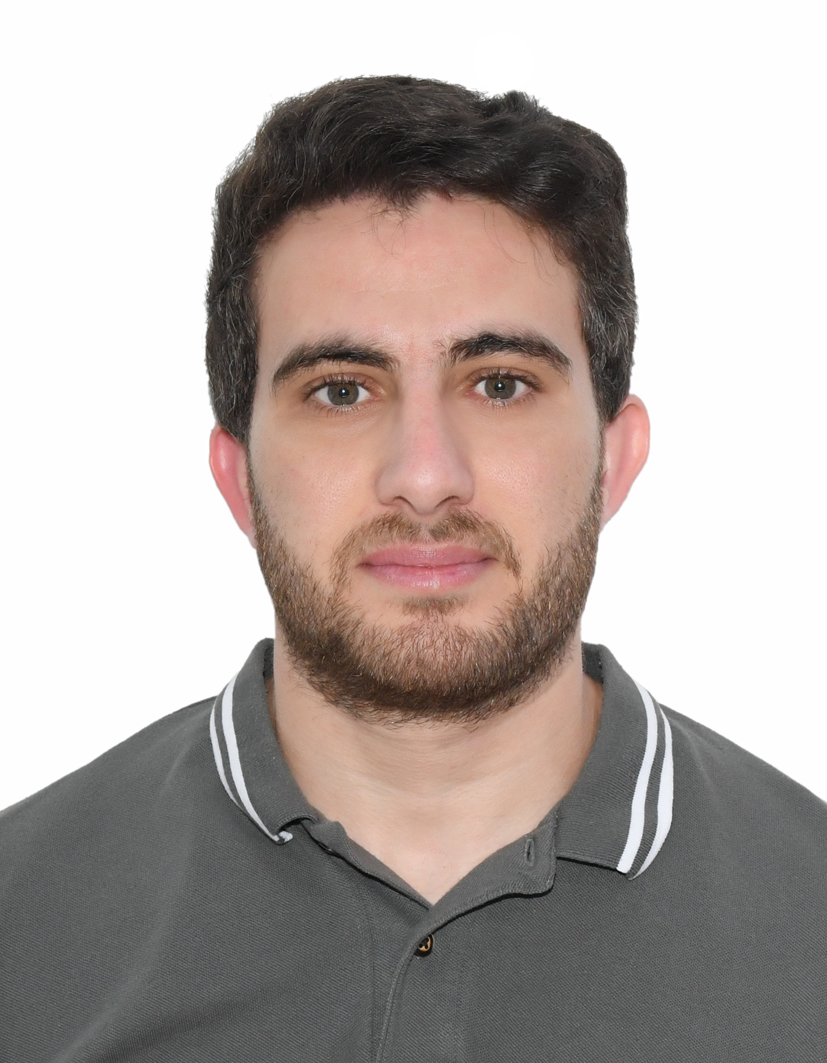
#> input picture DSC_7238.jpg, 827 x 1063 px, found by its file name
$ python img_edit.py
#> lines starting #> are read from the running program, lines starting #| are printed output that depends on the picture
from PIL import Image
import os

# Set the path to the image
input_path = r'C:\Projects\eDataPlayground\eDataPlayground\DSC_7238.jpg'  # Ensure this path is correct

# Print the path to verify
print(f'Checking file at: {input_path}')

# Check if the file exists
if not os.path.exists(input_path):
    print(f'File not found: {input_path}')
else:
    # Set the output path to save the resized image in the same directory with a new name
    output_path = r'C:\Projects\eDataPlayground\eDataPlayground\DSC_2024_resized.jpg'

    try:
        # Open the image
        img = Image.open(input_path)
#> img is the input picture: PIL image 827x1063 RGB; mean R, G, B 179.3, 169.4, 165.2

        # Resize and crop to a 600x600 square
        width, height = img.size
#> width = 827; height = 1063
        min_dim = min(width, height)
#> min_dim = 827

        # Calculate cropping box to get a centered square
        left = (width - min_dim) / 2
#> left = 0
        top = (height - min_dim) / 2
#> top = 118
        right = (width + min_dim) / 2
#> right = 827
        bottom = (height + min_dim) / 2
#> bottom = 945
        img_cropped = img.crop((left, top, right, bottom))
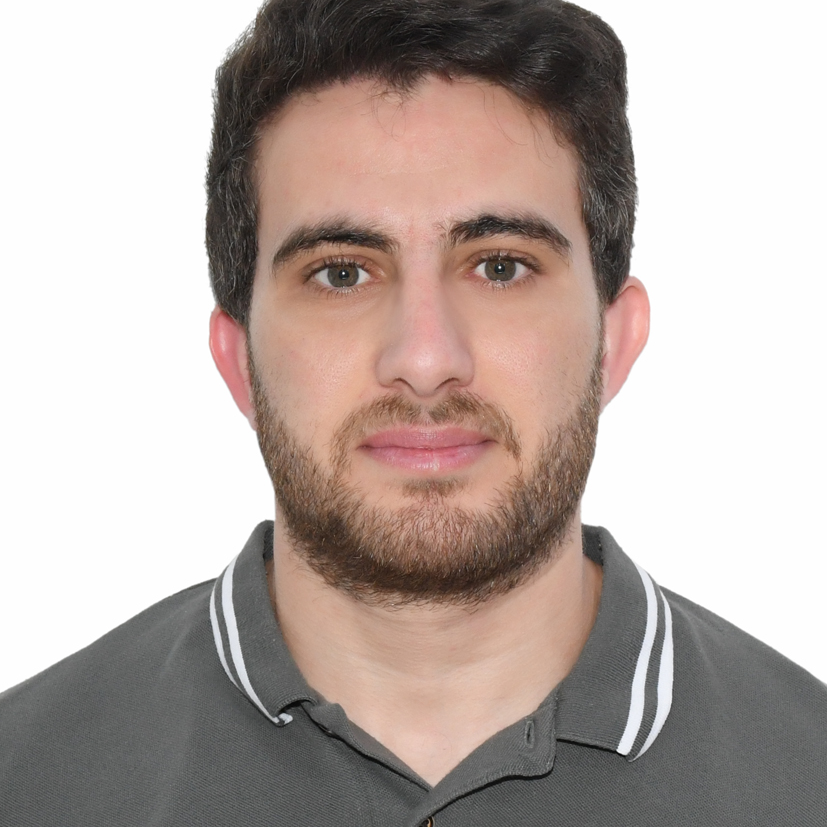
#> img_cropped: PIL image 827x827 RGB; mean R, G, B 183.5, 170.6, 165.4

        # Resize to 600x600 pixels
        img_resized = img_cropped.resize((600, 600), Image.BICUBIC)

        # Save the resized image as a JPEG in the specified directory
        img_resized.save(output_path, format="JPEG", quality=85, optimize=True)

        print(f'Resized image saved to: {output_path}')

    except Exception as e:
        print(f'An error occurred: {e}')
